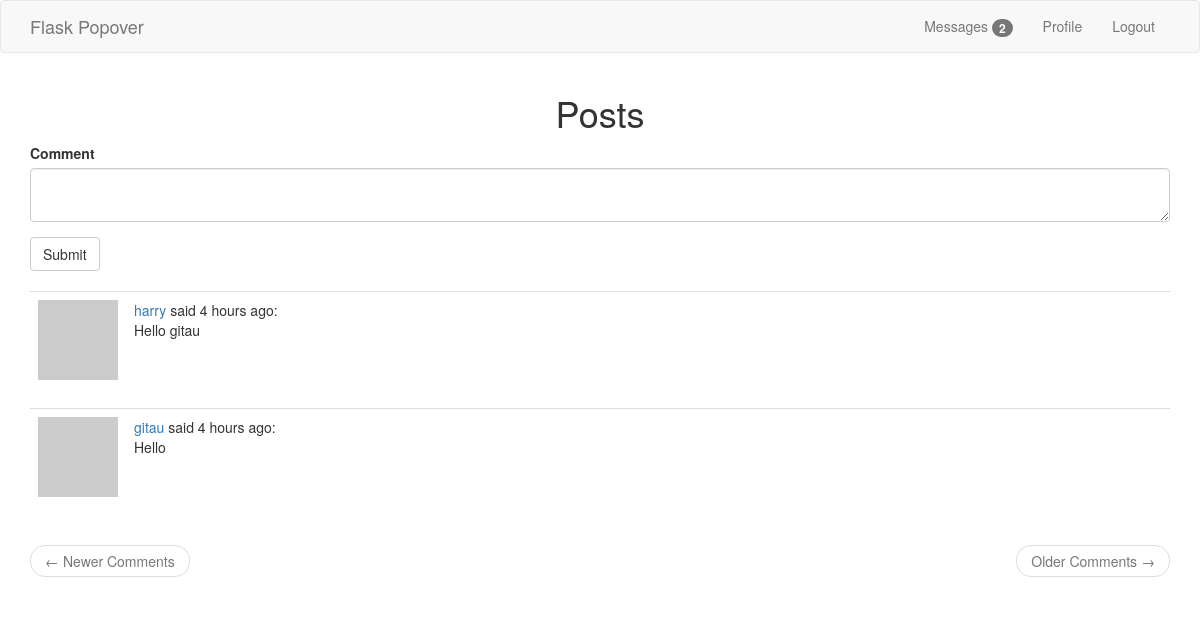
The page /index (signed in) on the database its author committed.
### app/models.py (models this page shows, shortened)
class Post(db.Model):
    __table_name__ = 'post'
    id = db.Column(db.Integer, primary_key=True)
    body = db.Column(db.String(140))
    timestamp = db.Column(db.DateTime, index=True, default=datetime.utcnow)
    user_id = db.Column(db.Integer, db.ForeignKey('user.id'))

class User(UserMixin, db.Model):
    __table_name__ = 'users'
    id = db.Column(db.Integer, primary_key=True)
    username = db.Column(db.String(64), index=True, unique=True)
    email = db.Column(db.String(64), index=True, unique=True)
    password_hash = db.Column(db.String(128))
    about_me = db.Column(db.String(120))
    last_seen = db.Column(db.DateTime, default=datetime.utcnow)
    posts = db.relationship('Post', backref='author', lazy='dynamic')
    messages_sent = db.relationship(
        'Message',
        foreign_keys='Message.sender_id',
        backref='author',
        lazy='dynamic')
    messages_received = db.relationship(
        'Message',
        foreign_keys='Message.recipient_id',
        backref='recipient',
        lazy='dynamic')
    last_message_read_time = db.Column(db.DateTime)
    notifications = db.relationship(
        'Notification',
        backref='user',
        lazy='dynamic')
    def avatar(self, size):
        digest = md5(self.email.lower().encode('utf-8')).hexdigest()
        return f'https://www.gravatar.com/avatar/{digest}?d=identicon&s={size}'
    def new_messages(self):
        last_read_time = self.last_message_read_time or datetime(1900, 1, 1)
        return Message.query.filter_by(recipient=self).filter(
            Message.timestamp > last_read_time).count()

### app/routes.py (the view)
@app.route('/', methods=['GET', 'POST'])
@app.route('/index', methods=['GET', 'POST'])
@login_required
def index():
    form = CommentForm()
    if form.validate_on_submit():
        post = Post(body=form.body.data, author=current_user)
        db.session.add(post)
        db.session.commit()
        flash('Your comment has been published.')
        return redirect(url_for('index'))
    page = request.args.get('page', 1, type=int)
    posts = Post.query.order_by(Post.timestamp.desc()).paginate(
        page, app.config['POSTS_PER_PAGE'], False)
    next_url = url_for('index', page=posts.next_num) \
        if posts.has_next else None
    prev_url = url_for('index', page=posts.prev_num) \
        if posts.has_prev else None
    return render_template(
        'index.html',
        title='Posts',
        form=form,
        next_url=next_url,
        prev_url=prev_url,
        posts=posts.items
        )

### app/forms.py
class CommentForm(FlaskForm):
    body = TextAreaField('Comment', validators=[DataRequired()])
    submit = SubmitField('Submit')

### app/models.py (called while the page is built)
@login.user_loader
def load_user(id):
    return User.query.get(int(id))

### app/routes.py (called while the page is built)
@app.before_request
def before_request():
    if current_user.is_authenticated:
        current_user.last_seen = datetime.utcnow()
        db.session.commit()

### app/templates/index.html
{% extends 'base.html' %}
{% import 'bootstrap/wtf.html' as wtf %}
{% block app_context %}
<div class="row text-center">
    <div class="col-md-12">
        <h1>{{title}}</h1>
    </div>
</div>
<div class="row">
    <div class="col-sm-12 my-form">
        {{ wtf.quick_form(form) }}
    </div>
</div><br>
<div class="row">
    <div class="col-sm-12">
        {% for post in posts %}
            {% include '_posts.html' %}
        {% endfor %}
    </div>
</div>
<nav aria-label="...">
    <ul class="pager">
        <li class="previous{% if not prev_url %} disabled{% endif %}">
            <a href="{{ prev_url or '#' }}">
                <span aria-hidden="true">&larr;</span> Newer Comments
            </a>
        </li>
        <li class="next{% if not next_url %} disabled{% endif %}">
            <a href="{{ next_url or '#' }}">
                Older Comments <span aria-hidden="true">&rarr;</span>
            </a>
        </li>
    </ul>
</nav>
{% endblock %}

### app/templates/_posts.html
<table class="table table-hover">
    <tr valign='top'>
        <td width='70px'>
            <img src=" {{ post.author.avatar(36) }} ">
        </td>
        <td>
            <span class="user_popup">
                <a href="{{ url_for('user', username=post.author.username) }}">
                    {{ post.author.username }}
                </a>
            </span>
            said
            <span>
            {{ moment(post.timestamp).fromNow() }}:
            </span><br>
            <span>
                {{ post.body }}
            </span>
        </td>
    </tr>
</table>

### rows shown on the page
Post: author.username "harry", timestamp "4 hours ago", body "Hello gitau"
Post: author.username "gitau", timestamp "4 hours ago", body "Hello"

### other values the page prints
{{ new_messages }} "2"
{{ title }} "Posts"
